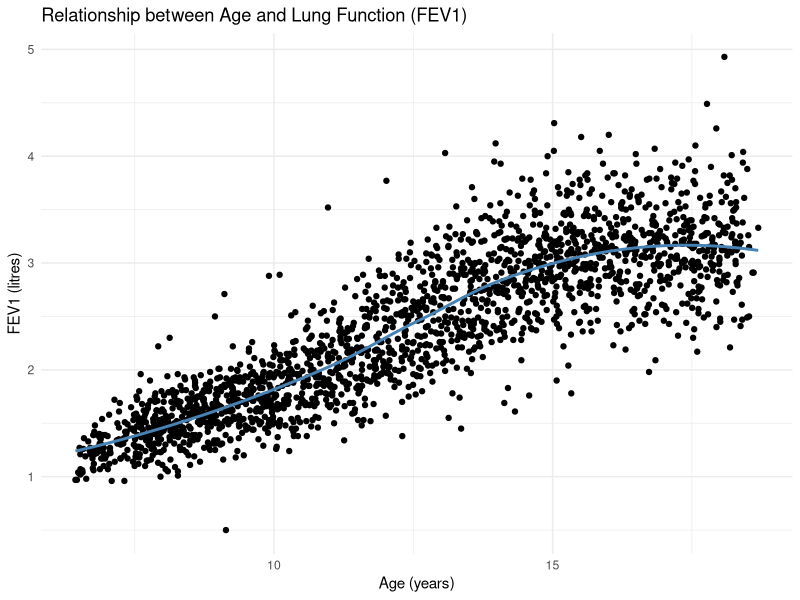

Write the R code that produced this figure.
library(tidyverse)

fev1 <- read_csv("fev1.csv")

plot <- ggplot(fev1, aes(x = age, y = FEV1)) +
  geom_point()

plot2 <- plot +
  labs(
    x = "Age (years)",
    y = "FEV1 (litres)",
    title = "Relationship between Age and Lung Function (FEV1)"
  ) +
  theme_minimal() +
  geom_smooth(
    method = "loess",
    se = FALSE,
    colour = "steelblue",
    linewidth = 1
  )

plot2